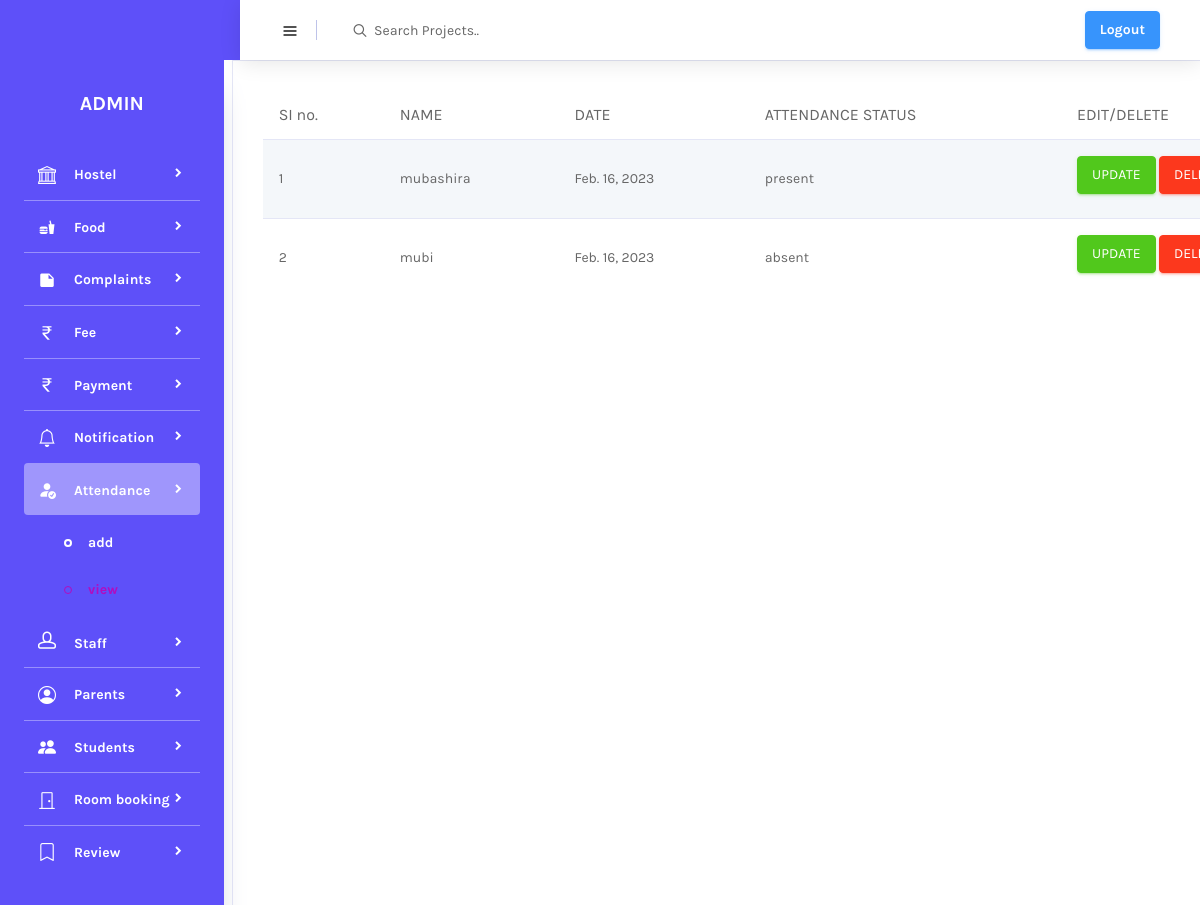
Screenshot of /view_attendance (signed in) with the database file from the repository.
### APP/models.py (models this page shows, shortened)
class Attendance(models.Model):
    name = models.ForeignKey(Student_register,on_delete=models.DO_NOTHING)
    registration_id = models.CharField(max_length=150)
    date = models.DateField()
    attendance_status = models.CharField(max_length=200)

class Student_register(models.Model):
    user = models.OneToOneField(Login_view,on_delete=models.CASCADE,related_name='student',null=True)
    name = models.CharField(max_length=250)
    registration_id = models.CharField(max_length=250)
    email = models.EmailField(max_length=250)
    date_of_birth = models.DateField()
    phone = models.IntegerField()
    address = models.CharField(max_length=250)
    photo = models.ImageField(upload_to='image')
    approval_status = models.IntegerField(default=0)
    def __str__(self):
        return self.name

### APP/adminviews.py (the view)
# urls.py: path('view_attendance', adminviews.view_attendance, name='view_attendance'),
@login_required(login_url='mainpage')
def view_attendance(request):
    data = Attendance.objects.all()
    return render(request, 'view_attendance_details.html', {'data': data})

### templates/view_attendance_details.html
{% extends 'admin.html' %}
{% load crispy_forms_tags %}
{% block content %}
<div class="col-lg-12 grid-margin stretch-card">
              <div class="card">
                <div class="card-body">
                  <div class="table-responsive">
                    <table class="table table-striped">
                      <thead>
                        <tr>
                          <th>SI no.</th>
                            <th>NAME</th>
                            <th>DATE</th>
                            <th>ATTENDANCE STATUS</th>
                            <th>EDIT/DELETE</th>
                        </tr>
                      </thead>
                      <tbody>
                      {% for i in data %}
                        <tr>
                         <td>{{forloop.counter}}</td>
                          <td>{{i.name}}</td>
                          <td>{{i.date}}</td>
                          <td>{{i.attendance_status}}</td>
                            <td>
                                <p><a href="{% url 'attendance_update' i.id %}" class="btn btn-success">UPDATE</a>
                                <a href="{% url 'attendance_delete' i.id %}" class="btn btn-danger">DELETE</a> </p>
                            </td>
                        </tr>
                      {% endfor %}
                      </tbody>
                    </table>
                  </div>
                </div>
              </div>
            </div>
{% endblock %}

### rows the page displays
Attendance: name "mubashira", date "Feb. 16, 2023", attendance_status "present"
Attendance: name "mubi", date "Feb. 16, 2023", attendance_status "absent"
